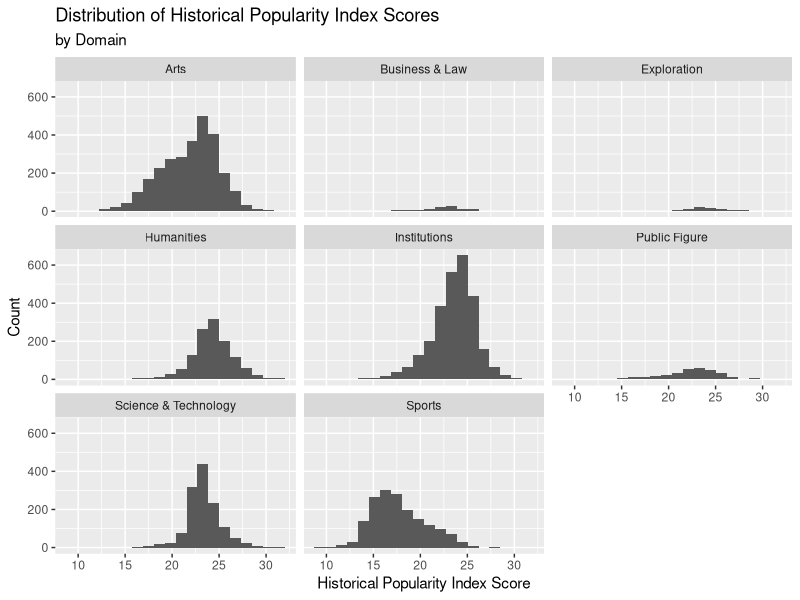
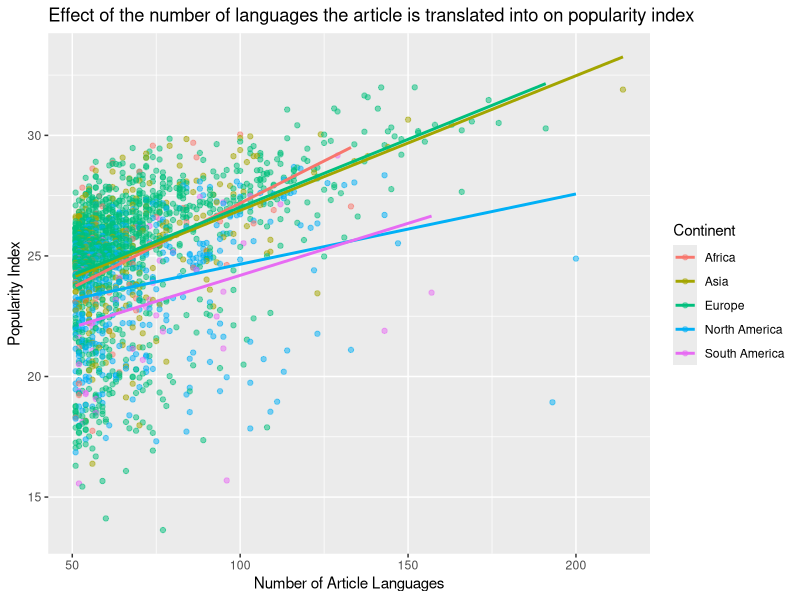
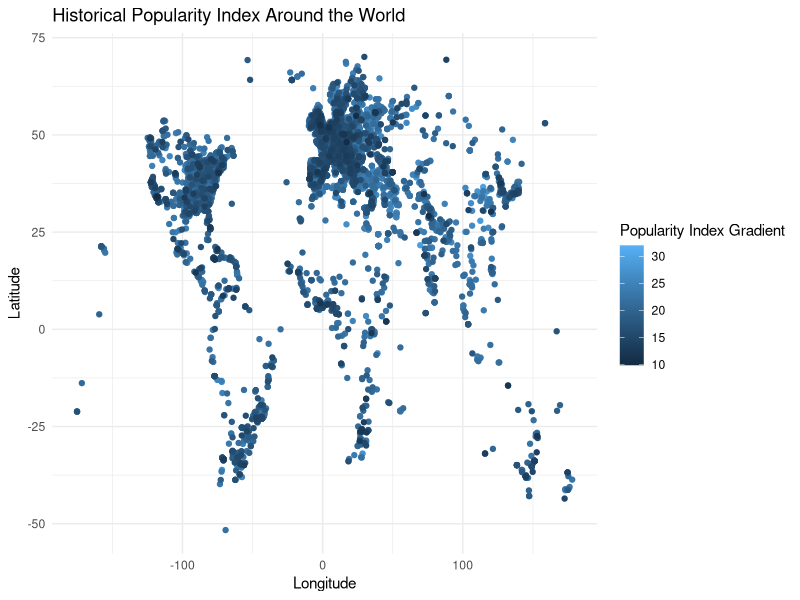

Recreate these plots in R, in order.
## ---- chunk 1
knitr::opts_chunk$set(echo = FALSE)
## ---- chunk 2
library(tidyverse)
library(broom)
## ---- chunk 3
panth <- read_csv("data/cdatabase.csv",
                  na = c("Unknown", "1237?", "530s"))
## ---- chunk 4
panth_mod <- na.omit(panth)

panth_mod %>%
  ncol()

panth_mod %>%
  nrow()

panth_mod <- panth_mod %>%
  mutate(
    rank = 1:nrow(panth_mod)
  )

panth_mod %>%
  select(rank, full_name, birth_year, historical_popularity_index) %>%
  head(10)
## ---- chunk 5
panth_mod %>%
  count(domain) %>%
  arrange(desc(n))

panth_mod %>%
  count(continent) %>%
  arrange(desc(n))
## ---- chunk 6
panth_mod %>%
  ggplot(mapping = aes(x = historical_popularity_index)) +
  geom_histogram(bins = 20) + 
  facet_wrap(~domain) +
  labs(title = "Distribution of Historical Popularity Index Scores", y = "Count", 
       x = "Historical Popularity Index Score", subtitle = "by Domain")

panth_mod %>%
  group_by(domain)%>%
  summarise(mean = mean(historical_popularity_index), 
            median = median(historical_popularity_index), 
            sd = sd(historical_popularity_index))
## ---- chunk 7
panth_mod %>%
  count(sex) %>%
  mutate(prop = n/sum(n))
## ---- chunk 8
m_pop_sex <- lm(historical_popularity_index ~ sex , data = panth_mod)
tidy(m_pop_sex) %>%
  select(term, estimate)
## ---- chunk 9
glance(m_pop_sex)$r.squared
## ---- chunk 10
panth_mod%>%
  filter(birth_year > 1920)%>%
  count(sex)%>%
  mutate(prop = n/sum(n))
## ---- chunk 11
m_pop_sex2 <- lm(historical_popularity_index ~ sex , data = panth_mod %>%
                   filter(birth_year > 1920))
tidy(m_pop_sex2) %>%
  select(term, estimate)
## ---- chunk 12
panth_mod %>%
  filter(article_languages > 50 & continent != "Oceania")%>%
  ggplot(mapping = aes(y = historical_popularity_index, x = article_languages,
                       color = factor(continent))) + geom_point(alpha = .5) + 
    geom_smooth(method = "lm", se = FALSE)+
    labs(x = "Number of Article Languages", y = "Popularity Index", 
    title = "Effect of the number of languages the article is translated into on popularity index", color = "Continent") 
## ---- chunk 13
panth_mod %>%
  select(full_name, historical_popularity_index, article_languages, country) %>%
  filter(article_languages > 200)
## ---- chunk 14
panth_mod %>%
  select(full_name, historical_popularity_index, article_languages, country) %>%
  filter(historical_popularity_index < 20, article_languages > 175)
## ---- chunk 15
m_full <- lm(historical_popularity_index ~ sex +
               domain +
               article_languages +
               continent +
               birth_year +
               continent * article_languages,
             data = panth_mod)
tidy(m_full) %>%
  select(term, estimate)
## ---- chunk 16
glance(m_full)$r.squared

glance(m_full)$adj.r.squared
## ---- chunk 17
selected_model <- step(m_full, direction = "backward")

tidy(selected_model) %>%
  select(term, estimate)

glance(selected_model)$AIC
glance(selected_model)$r.squared
glance(selected_model)$adj.r.squared
## ---- chunk 18
ggplot(panth_mod, mapping = aes(x = longitude, y = latitude, color = historical_popularity_index)) +
  geom_point() +
  theme_minimal() +
  labs(title = "Historical Popularity Index Around the World", x = "Longitude", 
       y = "Latitude", color = "Popularity Index Gradient")
## ---- chunk 19
haversine <- function(long1, lat1, long2, lat2, round = 3) {
  # convert to radians
  long1 = long1 * pi / 180
  lat1  = lat1  * pi / 180
  long2 = long2 * pi / 180
  lat2  = lat2  * pi / 180
  
  R = 6371 # Earth mean radius in km
  
  a = sin((lat2 - lat1)/2)^2 + cos(lat1) * cos(lat2) * sin((long2 - long1)/2)^2
  d = R * 2 * asin(sqrt(a))
  
  return( round(d,round) ) # distance in km
}
## ---- chunk 20
panth_mod2 <- panth_mod%>%
  filter(domain == "Arts", continent == "Europe")%>%
  mutate(long.arts = longitude, lat.arts = latitude, name.arts = full_name)%>%
  head(300)%>%
  select(long.arts, lat.arts, name.arts, continent)

panth_mod3 <- panth_mod%>%
  filter(domain == "Science & Technology", continent == "Europe")%>%
  mutate(long.sci = longitude, lat.sci = latitude, name.sci = full_name)%>%
  head(300)%>%
  select(long.sci, lat.sci, name.sci, continent)

art_sci <- full_join(panth_mod2, panth_mod3, by = "continent")

art_sci <- art_sci%>%
  mutate(distance = haversine(long.arts, lat.arts, long.sci, lat.sci, round=3))
## ---- chunk 21
art_sci %>%
  select(distance,name.arts,name.sci) %>%
  arrange(distance)
## ---- chunk 22
art_sci_mindist <- art_sci %>%
  group_by(name.arts) %>%
  mutate(closest = min(distance)) 
  
art_sci_mindist%>%
  filter(closest == distance)%>%
  select(name.arts, closest, name.sci)
## ---- chunk 23
panth_mod4 <- panth_mod%>%
  filter(domain == "Humanities", continent == "Europe")%>%
  mutate(long.hum = longitude, lat.hum = latitude, name.hum = full_name)%>%
  head(300)%>%
  select(long.hum, lat.hum, name.hum, continent)

panth_mod5 <- panth_mod%>%
  filter(domain == "Arts", continent == "Europe")%>%
  mutate(long.arts = longitude, lat.arts = latitude, name.arts = full_name)%>%
  head(300)%>%
  select(long.arts, lat.arts, name.arts, continent)

hum_art <- full_join(panth_mod4, panth_mod5, by = "continent")

hum_art <- hum_art %>%
  mutate(distance = haversine(long.arts, lat.arts, long.hum, lat.hum, round=3))
## ---- chunk 24
hum_art %>%
  select(distance, name.arts, name.hum) %>%
  arrange(distance)
## ---- chunk 25
hum_art_mindist <- hum_art %>%
  group_by(name.arts) %>%
  mutate(closest = min(distance)) 
  
hum_art_mindist %>%
  filter(closest == distance)%>%
  select(name.arts, closest, name.hum)
